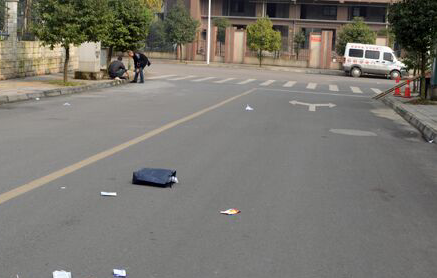
#> input picture Program/He Li/OPENCV/Photos/rubbish_1.png, 437 x 278 px
$ python spaces.py
#> lines starting #> are read from the running program, lines starting #| are printed output that depends on the picture
# 色彩空间, 如何在opencv中实现颜色空间之间切换,表示像素颜色阵列的系统。
# BGR(opencv中是)(RGB, 将BGR转化成RGB) 是色彩空间。 灰度是一种色彩空间。 我们还有其他颜色空间，如 HSV、LAB等等。
# HSV: H: 色调, 取值范围0——360从红色按逆时针方向计算, 红色为0, 绿色为120
#         蓝色为240，对应的补色, 黄色为60, 青色为180, 品红为300.
#      S: 饱和度, 表示颜色接近光谱色的程度. 颜色可以看成光谱色和白色混合的效果.
#         其中光谱色所占的比例愈大，颜色接近光谱色的程度就愈高，颜色的饱和度也就愈高.
#         饱和度高，颜色则深而艳。光谱色的白光成分为0，饱和度达到最高.
#         通常取值范围为0%～100%，值越大，颜色越饱和。
#      V: 明度, 表示颜色明亮程度, 对于光源色，明度值与发光体的光亮度有关；
#         通常取值范围为0%（黑）到100%（白）.

import cv2 as cv
import matplotlib.pyplot as plt

# 初始化
img = cv.imread('Photos/rubbish_1.png')
#> img is the input picture: shape (278, 437, 3); mean B, G, R 112.1, 119.2, 122
cv.imshow('rubbish', img)
# plt.imshow(img) 由于plt读取的是RGB图片, 所以plt展示cv读取的BGR图片时，会和原图红变蓝，蓝变红.


# BGR to Grayscale
gray = cv.cvtColor(img, cv.COLOR_BGR2GRAY)
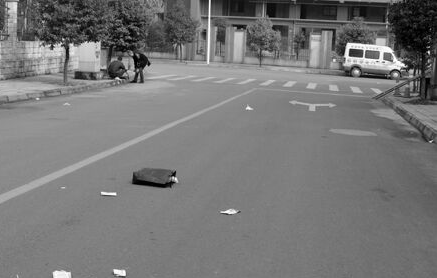
#> gray: shape (278, 437); min 0, max 255, mean 119.3
cv.imshow('GRAY', gray)

# BGR to HSV
hsv = cv.cvtColor(img, cv.COLOR_BGR2HSV)
#> hsv: shape (278, 437, 3); mean H, S, V 32.4, 29.1, 122.9
cv.imshow('HSV', hsv)

# BGR to LAB(L*a*b) LAB 格式更多地转向人类的感知方式, 是BGR 图像的冲洗版本
lab = cv.cvtColor(img, cv.COLOR_BGR2LAB)
#> lab: shape (278, 437, 3); mean of channels 0, 1, 2 127.2, 127.9, 132.3
cv.imshow('LAB', lab)

# BGR to RGB
rgb = cv.cvtColor(img, cv.COLOR_BGR2RGB)
cv.imshow('RGB', rgb)

# HSV to BGR
hsv_bgr = cv.cvtColor(hsv, cv.COLOR_HSV2BGR)
cv.imshow('HSV-->BGR', hsv_bgr)

cv.waitKey(0)

$ run again, with Program/He Li/OPENCV/Photos/3.png copied over Program/He Li/OPENCV/Photos/rubbish_1.png
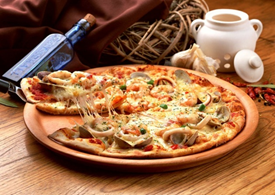
#> input picture Program/He Li/OPENCV/Photos/3.png, 275 x 195 px
#> img is the input picture: shape (195, 275, 3); mean B, G, R 72.1, 105.4, 154
#> `gray = cv.cvtColor(img, cv.COLOR_BGR2GRAY)`:
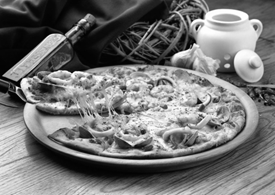
#> gray: shape (195, 275); min 0, max 255, mean 116.2
#> hsv: shape (195, 275, 3); mean H, S, V 19.8, 163.3, 155.5
#> lab: shape (195, 275, 3); mean of channels 0, 1, 2 122.6, 144.2, 154

$ run again, with Program/He Li/OPENCV/Photos/4.png copied over Program/He Li/OPENCV/Photos/rubbish_1.png
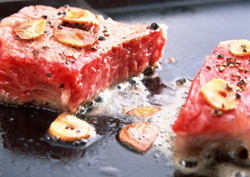
#> input picture Program/He Li/OPENCV/Photos/4.png, 250 x 177 px
#> img is the input picture: shape (177, 250, 3); mean B, G, R 119.8, 123.8, 165
#> `gray = cv.cvtColor(img, cv.COLOR_BGR2GRAY)`:
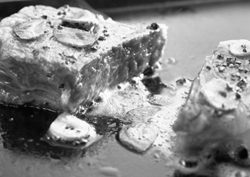
#> gray: shape (177, 250); min 4, max 255, mean 135.6
#> hsv: shape (177, 250, 3); mean H, S, V 58.1, 89.8, 170.5
#> lab: shape (177, 250, 3); mean of channels 0, 1, 2 142.3, 144.1, 138.3
